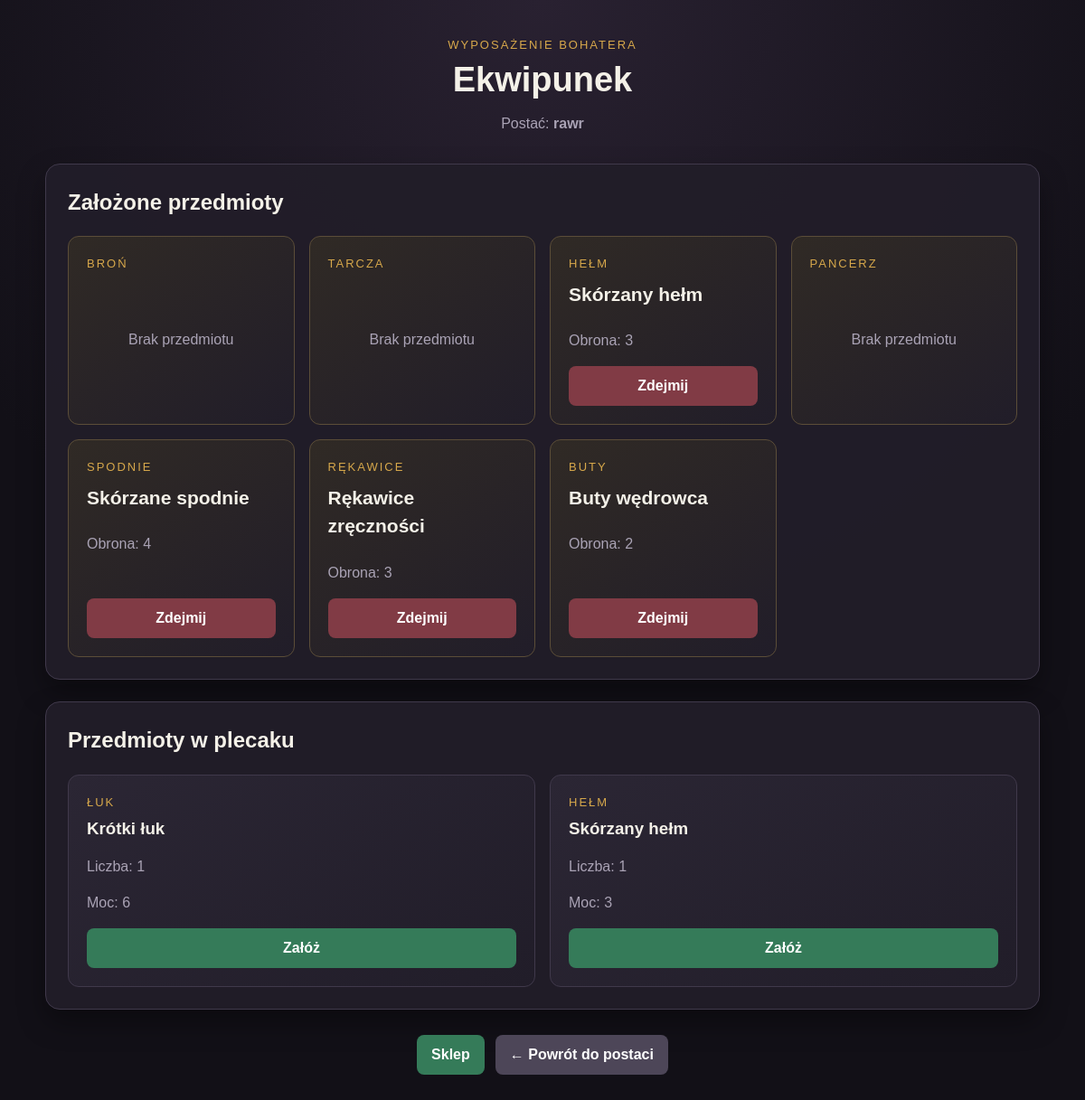
The app's page /game/1/equipment/, older data.
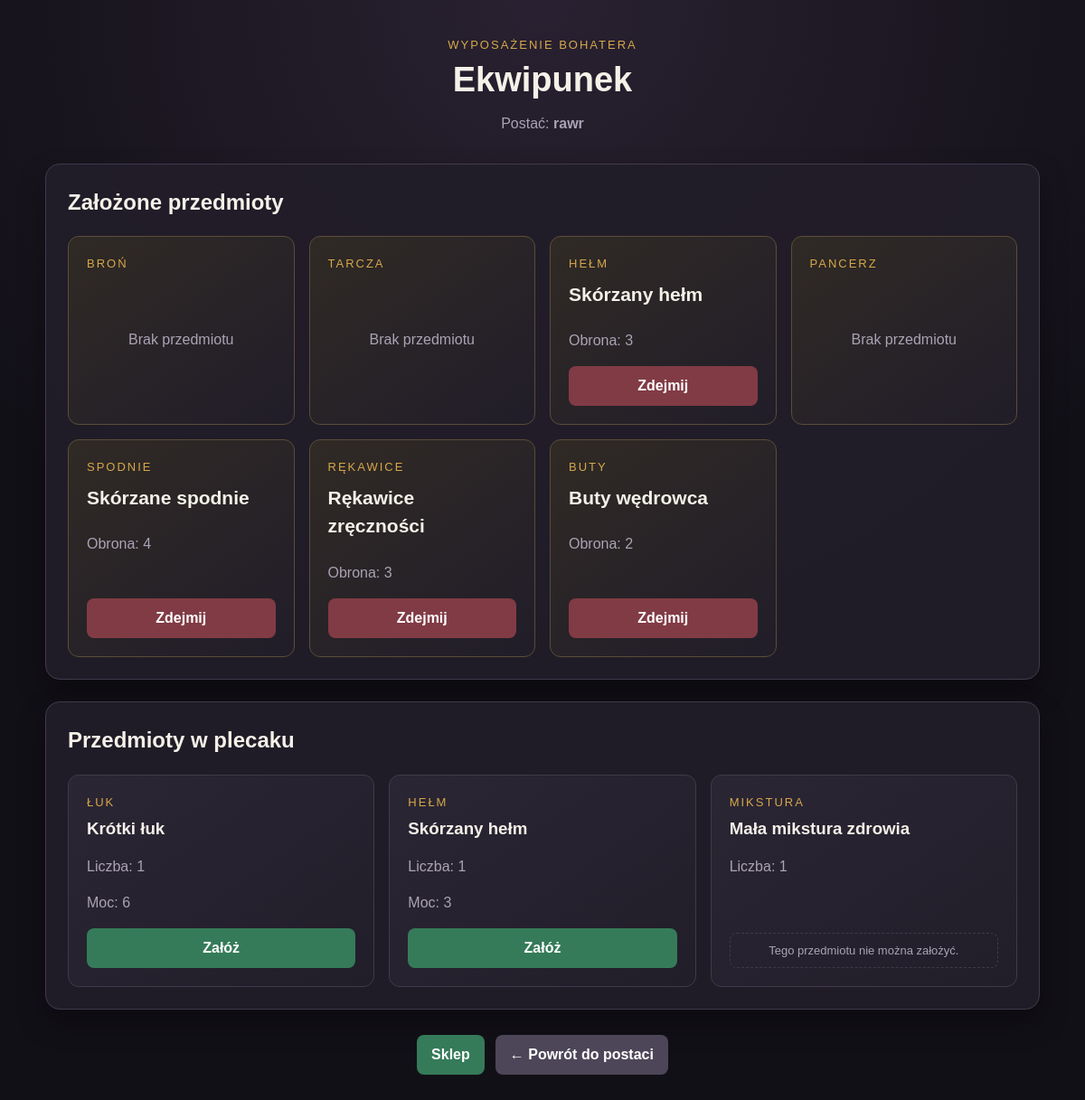
The same page, newer data.
### game/models/inventory.py (models this page shows, shortened)
class InventoryItem(models.Model):
    character = models.ForeignKey(
        Character, on_delete=models.CASCADE,
        related_name="inventory_items",
        verbose_name=_("Postać")
    )
    item = models.ForeignKey(
        Item, on_delete=models.CASCADE,
        verbose_name=_("Przedmioty")
    )
    quantity = models.PositiveIntegerField(_("Ilość"), default=1)
    class Meta:
        verbose_name = _("Przedmioty w ekwipunku")
        verbose_name_plural = _("Przedmioty w ekwipunku")
        unique_together = ("character",'item')

### game/models/items.py (models this page shows, shortened)
class Item(models.Model):
    class Type(models.TextChoices):
        SWORD = "SWORD", "Miecz"
        BOW = "BOW", "Łuk"
        STAFF = "STAFF", "Laska"
        SHIELD = "SHIELD", "Tarcza"
        HELMET = "HELMET", "Hełm"
        ARMOR = "ARMOR", "Pancerz"
        LEGGINGS = "LEGGINGS", "Spodnie"
        GLOVES = "GLOVES", "Rękawice"
        BOOTS = "BOOTS", "Buty"
        POTION = "POTION", "Mikstura"
        MATERIAL = "MATERIAL", "Materiał"
        QUEST_ITEM = "QUEST_ITEM", "Przedmiot fabularny"
    class Rarity(models.TextChoices):
        COMMON = "COMMON", "Zwykły"
        UNCOMMON = "UNCOMMON", "Niepospolity"
        RARE = "RARE", "Rzadki"
        EPIC = "EPIC", "Epicki"
        LEGENDARY = "LEGENDARY", "Legendarny"
    class BonusStats(models.TextChoices):
        NONE = "NONE", "Brak"
        STRENGTH = "STRENGTH", "Siła"
        AGILITY = "AGILITY", "Zręczność"
        INTELLIGENCE = "INTELLIGENCE", "Inteligencja"
        HP = "HP", "Punkty życia"
        MANA = "MANA", "Mana"
    name = models.CharField(
        _("Nazwa"),
        max_length=100
    )
    description = models.TextField(
        _("Opis"),
        blank=True
    )
    type = models.CharField(
        _("Typ"),
        max_length=20,
        choices=Type.choices
    )
    rarity = models.CharField(
        _("Rzadkość"),
        max_length=20,
        choices=Rarity.choices,
        default=Rarity.COMMON
    )
    required_level = models.PositiveIntegerField(
        _("Wymagany poziom"),
        default=1
    )
    buy_price = models.PositiveIntegerField(
        _("Cena zakupu"),
        default=0
    )
    sell_price = models.PositiveIntegerField(
        _("Cena sprzedaży"),
        default=0
    )
    icon = models.ImageField(
        _("Ikona"),
        upload_to="items/icons/",
        blank=True,
        null=True
    )
    power = models.IntegerField(
        _("Moc (obrażenia/obrona)"),
        default=0
    )
    bonus_stat = models.CharField(
        _("Bonus do statystyki"),
        max_length=20,
        choices=BonusStats.choices,
        default=BonusStats.NONE
    )
    bonus_value = models.IntegerField(
        _("Wartość bonusu"),
        default=0
    )
    heal_amount = models.IntegerField(
        _("Leczenie hp"),
        default=0
    )

### game/views.py (the view)
# urls.py: path("<int:character_id>/equipment/", views.equipment_detail, name="equipment_detail"),
def equipment_detail(request, character_id):
    character = get_object_or_404(Character, id=character_id)
    inventory_items = InventoryItem.objects.filter(character=character)
    error_message = request.GET.get('error')
    return render(request, "game/equipment_detail.html", {
        "character": character,
        "inventory_items": inventory_items,
        "error_message": error_message,
    })

### game/templates/game/equipment_detail.html (shortened to what the changed rows need)
<!DOCTYPE html>
{% load static %}
<html lang="pl">
<head>
    <link
        rel="stylesheet"
        href="{% static 'game/css/common.css' %}"
    >
    <link
        rel="stylesheet"
        href="{% static 'game/css/equipment.css' %}"
    >
</head>
<body>
<main class="page-container">
    <header class="page-header">
        <h1>Ekwipunek</h1>
    </header>
    <section class="panel">
        <h2>Założone przedmioty</h2>
    </section>
    <section class="panel">
        <h2>Przedmioty w plecaku</h2>
        <div class="inventory-grid">
            {% for inventory_item in inventory_items %}
                <article class="inventory-card">
                    <div>
                        <p class="item-type">
                            {{ inventory_item.item.get_type_display }}
                        </p>
                        <h3>{{ inventory_item.item.name }}</h3>
                        <p class="item-quantity">
                            Liczba: {{ inventory_item.quantity }}
                        </p>
                        {% if inventory_item.item.power %}
                            <p class="item-stat">
                                Moc: {{ inventory_item.item.power }}
                            </p>
                        {% endif %}
                    </div>
                    {% if inventory_item.item.type != "POTION" and inventory_item.item.type != "MATERIAL" and inventory_item.item.type != "QUEST_ITEM" %}
                        <form
                            method="post"
                            action="{% url 'game:equip_item' character.id inventory_item.item.id %}"
                        >
                            <button
                                class="button button-success equip-button"
                                type="submit"
                            >
                                Załóż
                            </button>
                        </form>
                    {% else %}
                        <p class="non-equippable">
                            Tego przedmiotu nie można założyć.
                        </p>
                    {% endif %}
                </article>
            {% empty %}
                <p class="empty-message">
                    Plecak jest pusty.
                </p>
            {% endfor %}
        </div>
    </section>
</main>
</body>
</html>

Row changes from the older to the newer data that the page shows:
added InventoryItem: item.type "MIKSTURA", item.name "Mała mikstura zdrowia", quantity "1", shows "Tego przedmiotu nie można założyć."
